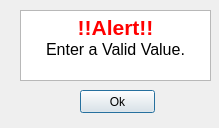
<?xml version="1.0" encoding="UTF-8"?>
<ui version="4.0">
 <class>Dialog</class>
 <widget class="QDialog" name="Dialog">
  <property name="geometry">
   <rect>
    <x>0</x>
    <y>0</y>
    <width>219</width>
    <height>128</height>
   </rect>
  </property>
  <property name="windowTitle">
   <string>Dialog</string>
  </property>
  <widget class="QPushButton" name="btn_ok">
   <property name="geometry">
    <rect>
     <x>80</x>
     <y>90</y>
     <width>75</width>
     <height>23</height>
    </rect>
   </property>
   <property name="text">
    <string>Ok</string>
   </property>
  </widget>
  <widget class="QTextEdit" name="textEdit">
   <property name="geometry">
    <rect>
     <x>20</x>
     <y>10</y>
     <width>191</width>
     <height>71</height>
    </rect>
   </property>
   <property name="html">
    <string>&lt;!DOCTYPE HTML PUBLIC &quot;-//W3C//DTD HTML 4.0//EN&quot; &quot;http://www.w3.org/TR/REC-html40/strict.dtd&quot;&gt;
&lt;html&gt;&lt;head&gt;&lt;meta name=&quot;qrichtext&quot; content=&quot;1&quot; /&gt;&lt;style type=&quot;text/css&quot;&gt;
p, li { white-space: pre-wrap; }
&lt;/style&gt;&lt;/head&gt;&lt;body style=&quot; font-family:'MS Shell Dlg 2'; font-size:8.25pt; font-weight:400; font-style:normal;&quot;&gt;
&lt;p align=&quot;center&quot; style=&quot; margin-top:0px; margin-bottom:0px; margin-left:0px; margin-right:0px; -qt-block-indent:0; text-indent:0px;&quot;&gt;&lt;span style=&quot; font-size:16pt; font-weight:600; color:#ff0000;&quot;&gt;!!Alert!!&lt;/span&gt;&lt;/p&gt;
&lt;p align=&quot;center&quot; style=&quot; margin-top:0px; margin-bottom:0px; margin-left:0px; margin-right:0px; -qt-block-indent:0; text-indent:0px;&quot;&gt;&lt;span style=&quot; font-size:12pt; color:#000000;&quot;&gt;Enter a Valid Value.&lt;/span&gt;&lt;/p&gt;&lt;/body&gt;&lt;/html&gt;</string>
   </property>
  </widget>
 </widget>
 <resources/>
 <connections/>
</ui>
